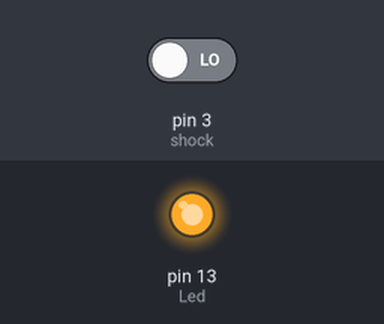
Bench run of a sketch on a simulated Arduino Uno, built with avr-gcc and run on an emulated ATmega328P. Shown: output pins drawn as LEDs (lit = HIGH). The test bench sets the inputs (shaded band); at power-on: pin 3 (shock) LOW. What the sketch prints to the serial monitor is not drawn.

Above: at 1.2 s.
1.3 s: pin 3 (shock) driven HIGH
At 2.5 s:
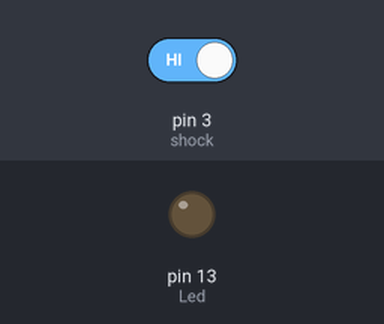
2.8 s: pin 3 (shock) driven LOW
At 3.8 s:
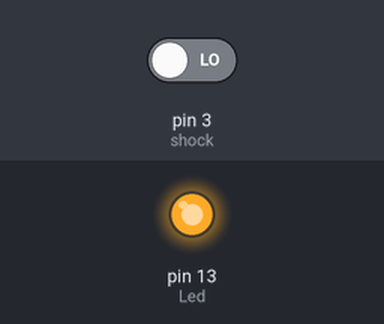
Timing chart, 0 to 5.8 s (numbered marks = the images above; inputs shaded):
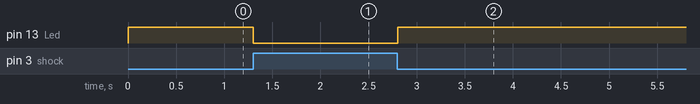

The sketch:

ArduinoUNO_VibrationSenzor.ino
```cpp
int Led = 13; // define the LED Pin
int shock = 3; // define the sensor Pin
int val = 0; // define a numeric variable val

void setup() {
	Serial.begin(9600);
	pinMode(Led, OUTPUT); // LED pin as output
	pinMode(shock, INPUT); // input from KY-002 sensor
}

void loop() {
	val = digitalRead(shock); // read the value from KY-002

	Serial.print(val);

	if (val == HIGH) {// when sensor detects shock, LED flashes
		digitalWrite(Led, LOW);
	}
	else {
		digitalWrite(Led, HIGH);
	}
}
```

Measured:
- after the input at 1.3 s, pin 13 (Led): HIGH → LOW at once
- after the input at 2.8 s, pin 13 (Led): LOW → HIGH at once
